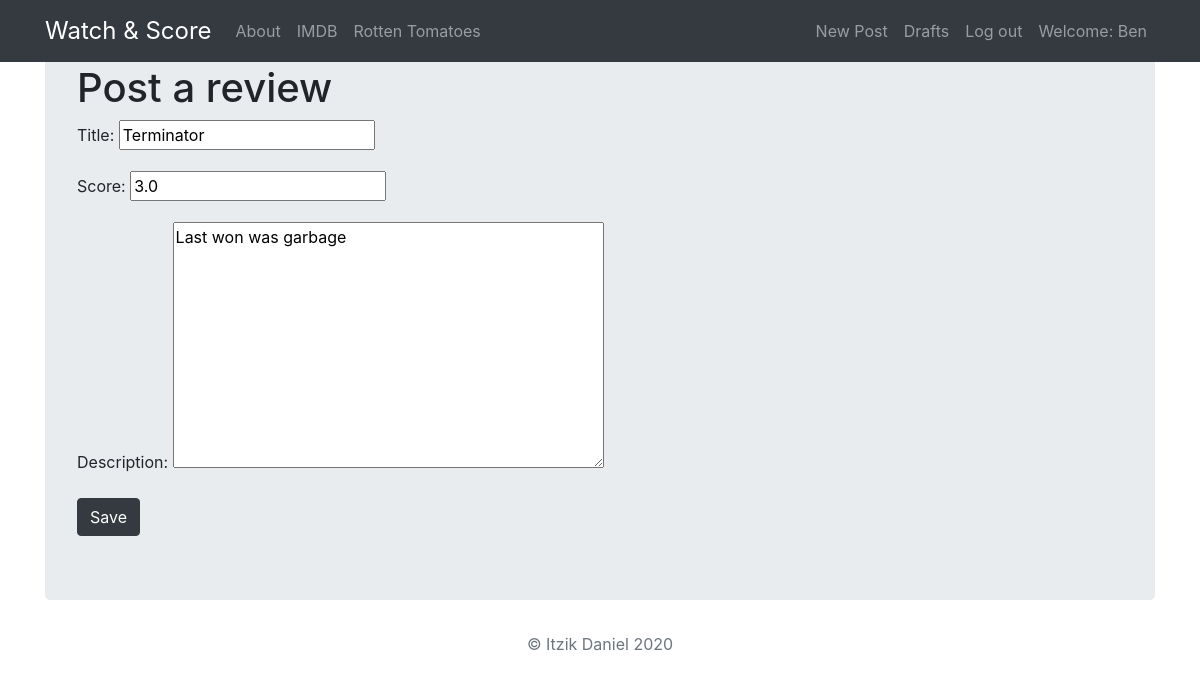
The app's page /post/18/edit/ (signed in) with its own data.
### movies_app/models.py (models this page shows, shortened)
class Post(models.Model):
    post_user = models.ForeignKey('auth.User',on_delete=models.CASCADE)
    title = models.CharField(max_length=256)
    score = models.DecimalField(max_digits=2, decimal_places=1)
    description = models.TextField()
    created_date = models.DateTimeField(default=timezone.now)
    published_date = models.DateTimeField(blank=True, null=True)

### movies_app/views.py (the view, shortened to what this page needs)
# urls.py: path('post/<int:pk>/edit/', views.PostUpdateView.as_view(), name='post_edit'),
class PostUpdateView(LoginRequiredMixin,UserPassesTestMixin,UpdateView):
    login_url = '/login/'
    redirect_field_name = 'movies_app/post_detail.html'
    model = Post
    fields = ('title','score', 'description')
    def test_func(self):
        post = self.get_object()
        if self.request.user == post.post_user:
            return True
        return False

### movies_app/templates/movies_app/post_form.html (shortened to what this page needs)
{% extends 'movies_app/base.html' %}
{% block content %}
    <h1>Post a review</h1>
    <form method="POST">
    {{form.as_p}}
    <button type="submit" class="btn btn-dark">Save</button>
    </form>
{% endblock %}

### movies_app/templates/movies_app/base.html (shortened to what this page needs)
<!DOCTYPE html>
{% load static %}
<html>
  <head>
    <link href="https://stackpath.bootstrapcdn.com/bootstrap/4.4.1/css/bootstrap.min.css" rel="stylesheet">
    <link href="https://maxcdn.bootstrapcdn.com/font-awesome/4.7.0/css/font-awesome.min.css" rel="stylesheet">
    <link rel="stylesheet" href="{% static 'css/movie.css' %}">
  </head>
  <body>
      <nav class="navbar navbar-expand-md navbar navbar-dark bg-dark fixed-top">
      <div class="container">
        <div class="navbar-nav align-items-center">
          <a class="navbar-brand brand" href="{% url 'post_list' %}">Watch & Score</a>
          <a class="nav-item nav-link" href="{% url 'about' %}">About</a>
          <a class="nav-item nav-link" href="https://www.imdb.com/">IMDB</a>
          <a class="nav-item nav-link" href="https://www.rottentomatoes.com/">Rotten Tomatoes</a>
        </div>
        <div class="navbar-nav align-items-center ml-auto">
          {% if user.is_authenticated %}
            <a class="nav-item nav-link" href="{% url 'post_new' %}">New Post</a>
            <a class="nav-item nav-link" href="{% url 'draft_list' %}">Drafts</a>
            <a class="nav-item nav-link" href="{% url 'accounts:logout' %}">Log out</a>
            <a class="nav-item nav-link">Welcome: {{ user.username }}</a>
          {% else %}
            <a class="nav-item nav-link" href="{% url 'accounts:login' %}" >Log in</a>
            <a class="nav-item nav-link" href="{% url 'accounts:signup' %}">Sign up</a>
          {% endif %}
        </div>
      </div>
    </nav>
         <div class="container">
          <div class="jumbotron">
              <div class="row">
                  <div class="col-md-8">
                      {% block content %}
                      {% endblock %}
                    </div>
                  </div>
              </div>
          </div>
  </body>
</html>
<footer class="text-muted">
  <div class="container text-center">
    <p>© Itzik Daniel {% now "Y" %}</p>
    </div>
</footer>

### movies_app/static/css/movie.css (style rules this page uses)
.brand { font-size: 1.5em; }

### records on screen
Post: title "Terminator", score "3.0", description "Last won was garbage"

### other values on screen
{{ user.username }} "Ben"
